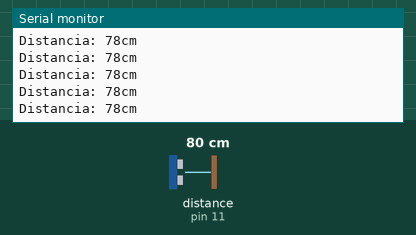
This sketch was run on a simulated Arduino Uno, built with avr-gcc and run on an emulated ATmega328P. On the bench: the last lines printed to the serial monitor. Wiring (inferred from the names in the program): ultrasonic range finder: trigger pin 12; echo pin 11. The inputs (shaded band) are chosen by the test bench; at power-on: distance to the obstacle (sensor on pin 11) 80 cm. The echo pulse lasts 58.3 µs per cm.

Above: at 1.2 s.
1.3 s: distance to the obstacle (sensor on pin 11) set to 2 cm
At 1.8 s:
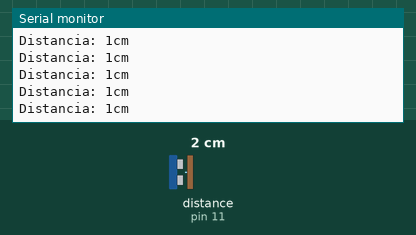
4.3 s: distance to the obstacle (sensor on pin 11) set to 120 cm
At 4.8 s:
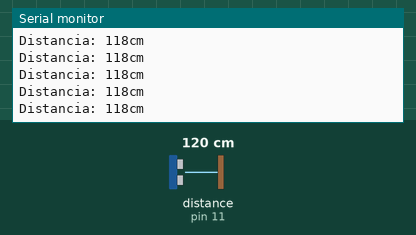
7.3 s: distance to the obstacle (sensor on pin 11) set to 4 cm
At 8.2 s:
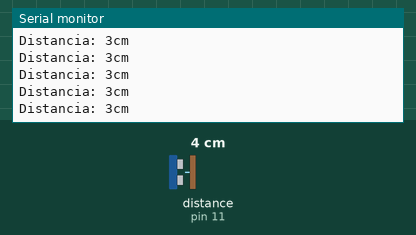
10.3 s: distance to the obstacle (sensor on pin 11) set to 18 cm
At 10.8 s:
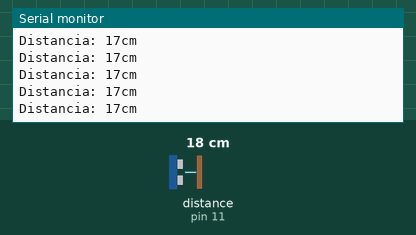
19.3 s: distance to the obstacle (sensor on pin 11) set to 9 cm
At 20.3 s:
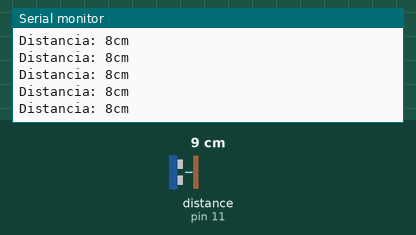
Timing chart, 0 to 22.3 s (numbered marks = the images above; inputs shaded):
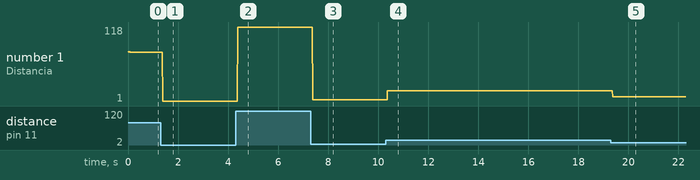

Measured:
- after the input at 1.3 s, the serial monitor: prints a new line after 0.08 s (image 1)
- after the input at 4.3 s, the serial monitor: prints a new line after 0.08 s (image 2)
- after the input at 7.3 s, the serial monitor: prints a new line after 0.07 s (image 3)
- after the input at 10.3 s, the serial monitor: prints a new line after 0.07 s (image 4)
- after the input at 19.3 s, the serial monitor: prints a new line after 0.07 s (image 5)
- plotted number 1: 78 → 1 after the input at 1.3 s, 1 → 118 after the input at 4.3 s, 118 → 3 after the input at 7.3 s, 3 → 17 after the input at 10.3 s, 17 → 8 after the input at 19.3 s

The sketch:

ex02.ino
```cpp
const int Trigger = 12;    // Pino digital 12 para Trigger do sensor
const int Echo = 11;       // Pino digital 11 para Echo do sensor
void setup() {
    Serial.begin(9600);          // Início comunicação serial
    pinMode(Trigger, OUTPUT);    // Trigger como saída
    pinMode(Echo, INPUT);        // Echo como entrada
    digitalWrite(Trigger, LOW);  // Inicializamos o pin com 0
}
void loop() {
    // Tempo que demora para chegar em eco
    long t;
    // Distância em centímetros
    long d;
    digitalWrite(Trigger, HIGH);
    delayMicroseconds(10);  // Enviamos um pulso de 10us
    digitalWrite(Trigger, LOW);
    t = pulseIn(Echo, HIGH);  // Obtemos eco do pulso
    d = t/59;                 // Escalamos o tempo a uma distância em cm
    Serial.print("Distancia: ");
    Serial.print(d);          // Enviamos por serial o valor da distância
    Serial.println("cm");
} // Fim do sketch
```
